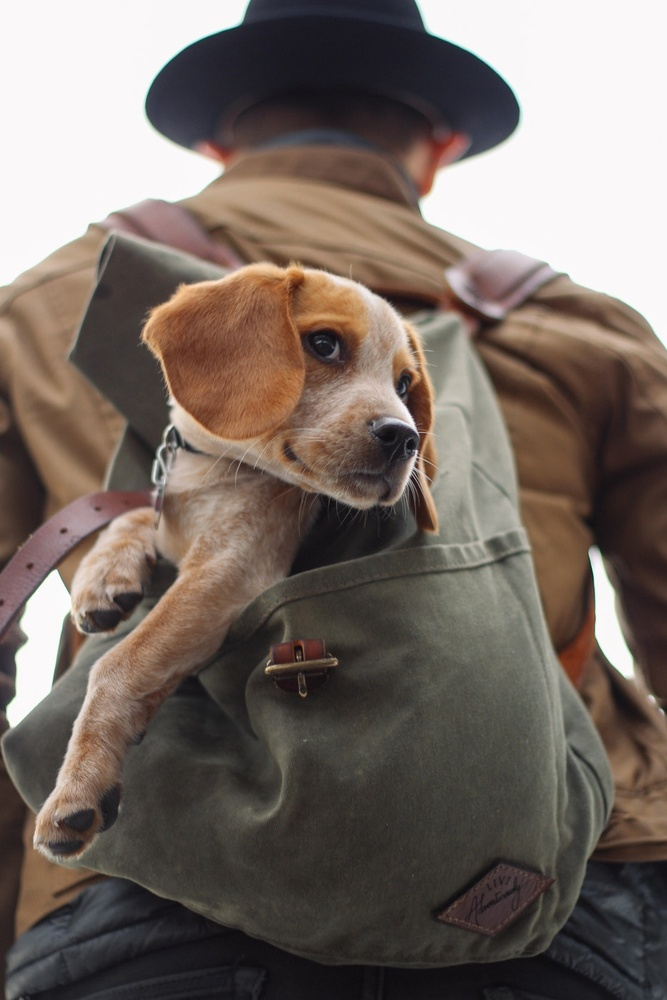
#> input picture DATA/dog_backpack.jpg, 667 x 1000 px, shrunk from 934 x 1401 before the run, found by its file name
$ jupyter execute --allow-errors 04-Image-Basics-Assessment.ipynb
#> lines starting #> are read from the running program, lines starting #| are printed output that depends on the picture
<a href="https://www.pieriandata.com"></a>

# Image Basics Assessment

## Complete the Tasks in bold below. Keep in mind, you may need to run some of these tasks as Python scripts.

----------
#### TASK: Open the *dog_backpack.jpg* image from the DATA folder and display it in the notebook. Make sure to correct for the RGB order.

[cell 1]
import cv2
import matplotlib.pyplot as plt
import numpy as np
img = cv2.imread('../Data/dog_backpack.jpg')
#> img is the input picture: shape (1000, 667, 3); mean B, G, R 99.5, 106.7, 118

[cell 2]
type(img)
fix_img = cv2.cvtColor(img, cv2.COLOR_BGR2RGB)

[cell 3]
plt.imshow(fix_img)

#### TASK: Flip the image upside down and display it in the notebook.

[cell 4]
imgv = cv2.flip(fix_img,1)
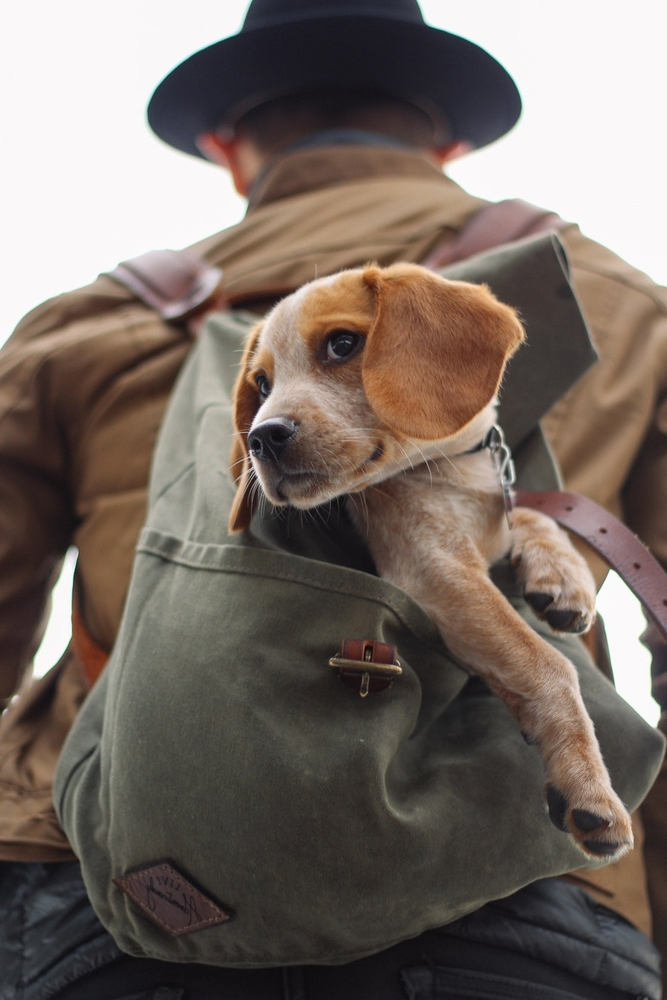
#> imgv: shape (1000, 667, 3); mean R, G, B 118, 106.7, 99.5
plt.imshow(imgv)


$ run again, with DATA/00-puppy.jpg copied over DATA/dog_backpack.jpg
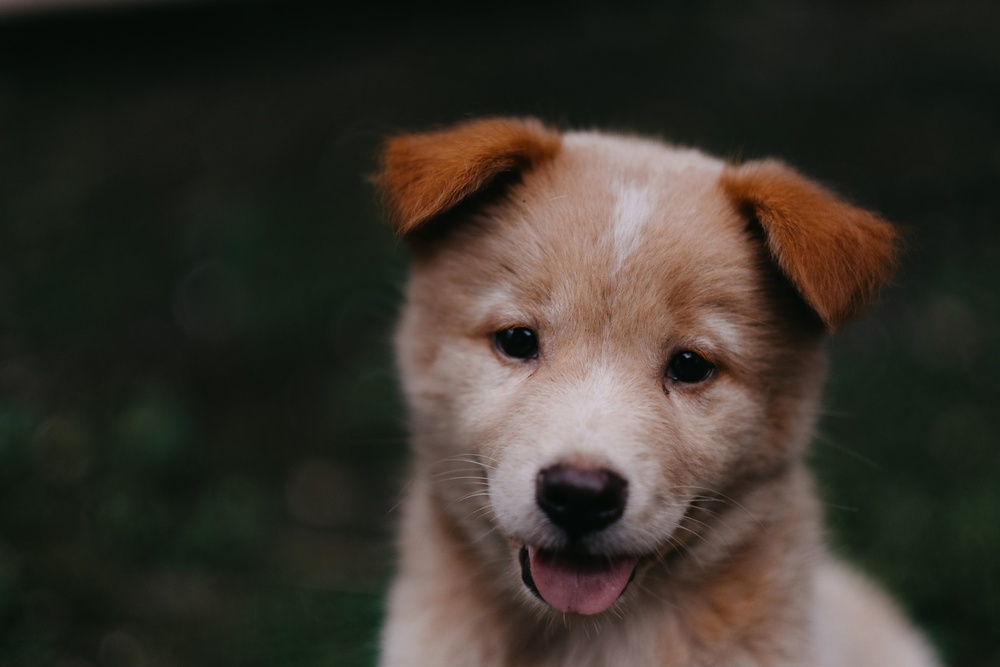
#> input picture DATA/00-puppy.jpg, 1000 x 667 px, shrunk from 1950 x 1300 before the run, found by its file name
#> img is the input picture: shape (667, 1000, 3); mean B, G, R 43.8, 51.8, 57.3
#> `imgv = cv2.flip(fix_img,1)`:
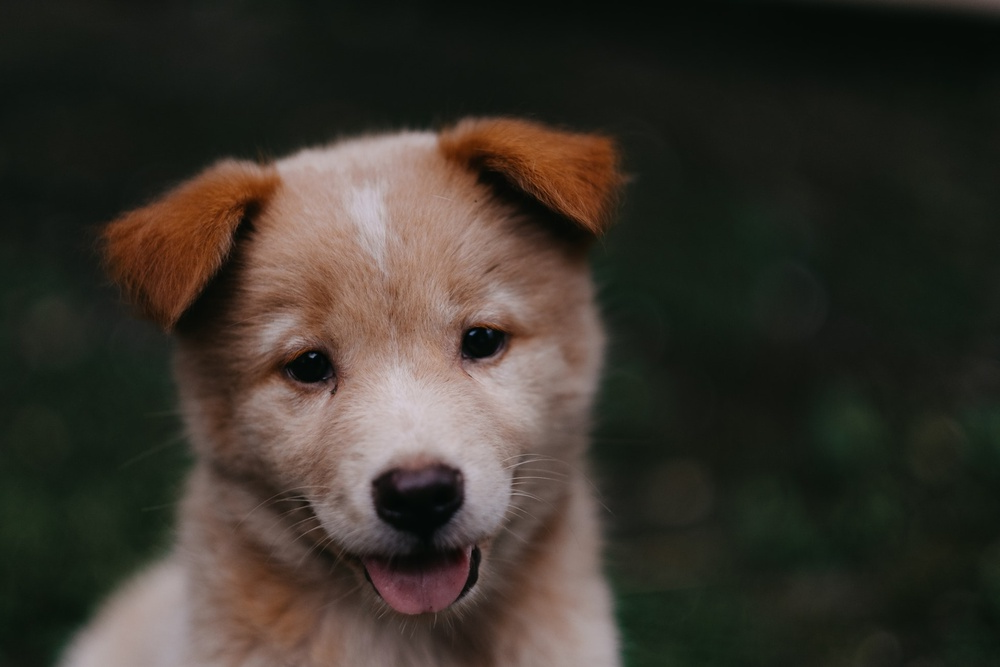
#> imgv: shape (667, 1000, 3); mean R, G, B 57.3, 51.8, 43.8

$ run again, with DATA/Denis_Mukwege.jpg copied over DATA/dog_backpack.jpg
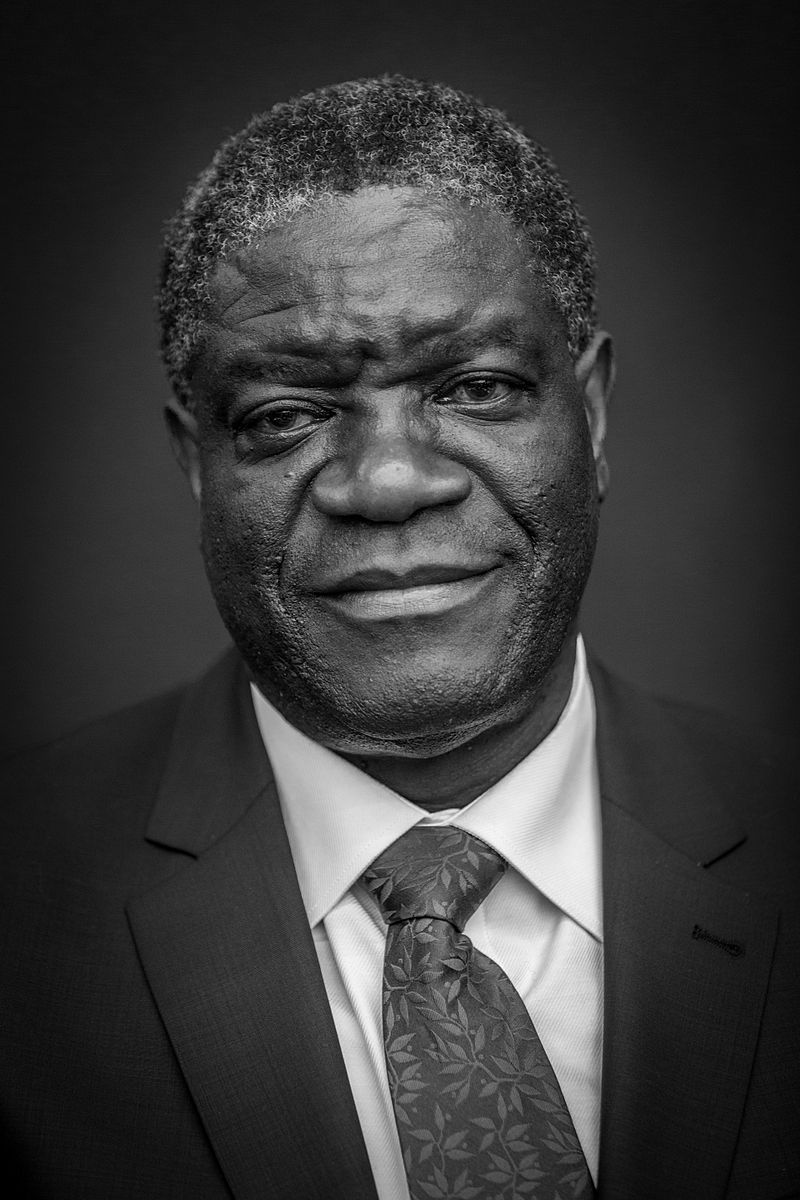
#> input picture DATA/Denis_Mukwege.jpg, 800 x 1200 px, found by its file name
#> img is the input picture: shape (1200, 800, 3); min 0, max 255, mean 58.8
#> `imgv = cv2.flip(fix_img,1)`:
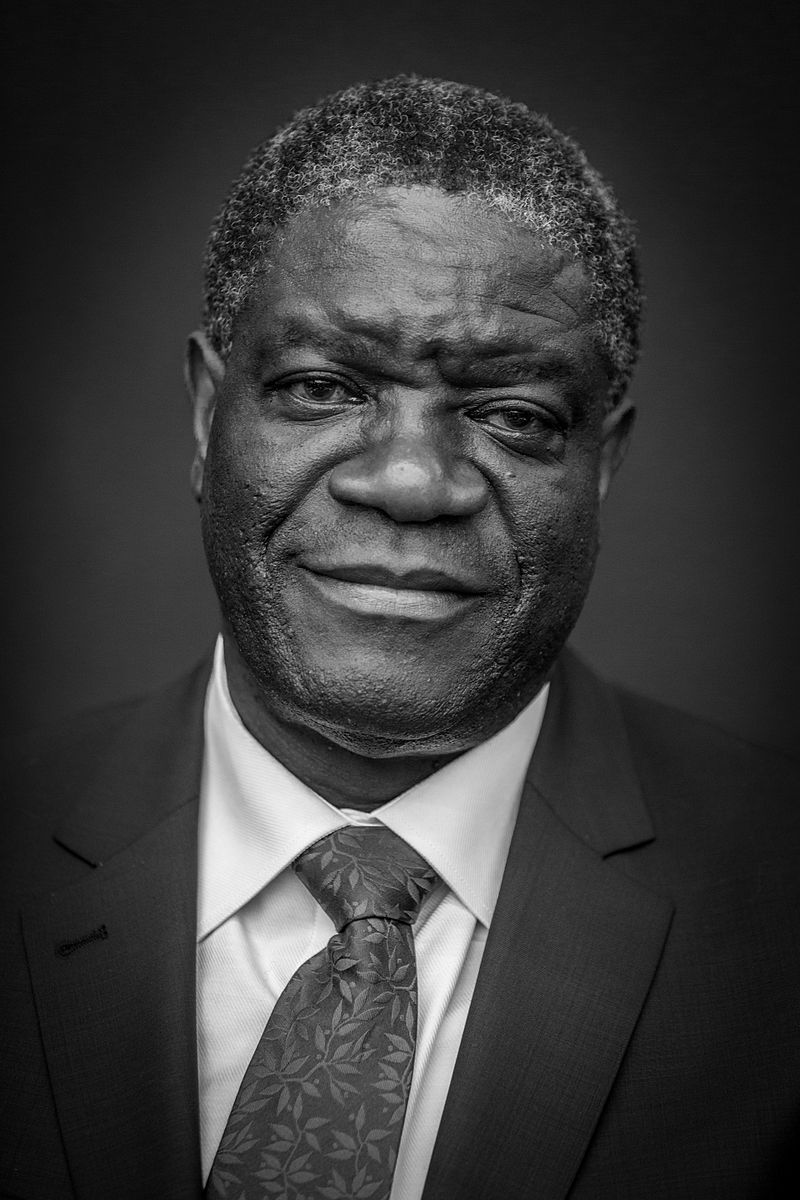
#> imgv: shape (1200, 800, 3); min 0, max 255, mean 58.8

$ run again, with DATA/Nadia_Murad.jpg copied over DATA/dog_backpack.jpg
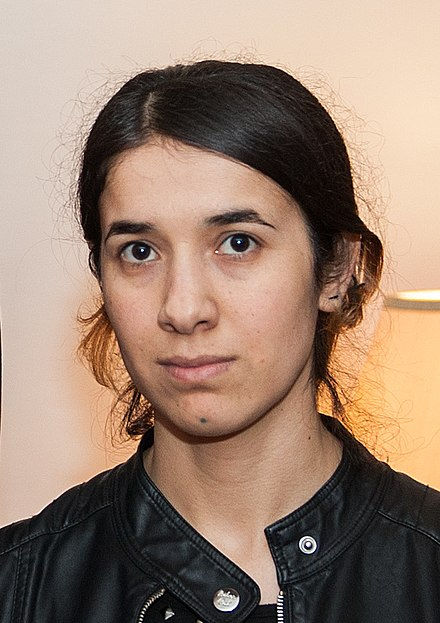
#> input picture DATA/Nadia_Murad.jpg, 440 x 623 px, found by its file name
#> img is the input picture: shape (623, 440, 3); mean B, G, R 112.7, 129.2, 153.8
#> `imgv = cv2.flip(fix_img,1)`:
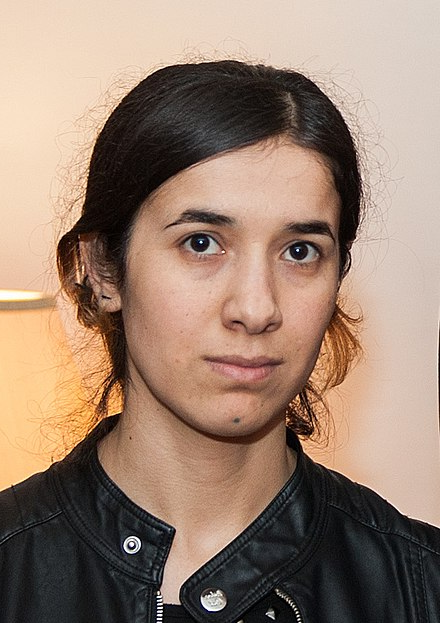
#> imgv: shape (623, 440, 3); mean R, G, B 153.8, 129.2, 112.7
